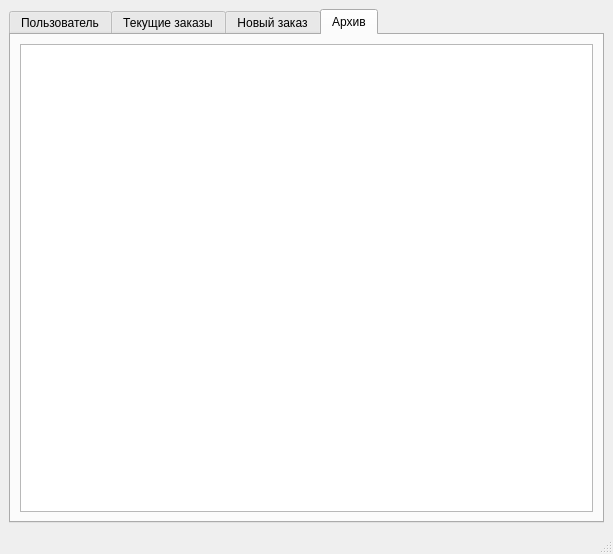
<?xml version="1.0" encoding="UTF-8"?>
<ui version="4.0">
 <class>User</class>
 <widget class="QMainWindow" name="User">
  <property name="geometry">
   <rect>
    <x>0</x>
    <y>0</y>
    <width>613</width>
    <height>554</height>
   </rect>
  </property>
  <property name="windowTitle">
   <string>Заказчик</string>
  </property>
  <property name="windowIcon">
   <iconset>
    <normaloff>../logo/logo.png</normaloff>../logo/logo.png</iconset>
  </property>
  <widget class="QWidget" name="centralwidget">
   <layout class="QGridLayout" name="gridLayout_2">
    <item row="0" column="0">
     <widget class="QTabWidget" name="tabWidget">
      <property name="currentIndex">
       <number>3</number>
      </property>
      <widget class="QWidget" name="tab">
       <attribute name="title">
        <string>Пользователь</string>
       </attribute>
       <layout class="QGridLayout" name="gridLayout_3">
        <item row="8" column="0" colspan="3">
         <layout class="QGridLayout" name="gridLayout_5">
          <item row="1" column="2">
           <widget class="QPushButton" name="pB_save_info">
            <property name="text">
             <string>Сохранить</string>
            </property>
           </widget>
          </item>
          <item row="1" column="1">
           <spacer name="horizontalSpacer_3">
            <property name="orientation">
             <enum>Qt::Horizontal</enum>
            </property>
            <property name="sizeHint" stdset="0">
             <size>
              <width>40</width>
              <height>20</height>
             </size>
            </property>
           </spacer>
          </item>
          <item row="1" column="0">
           <widget class="QLabel" name="label_10">
            <property name="text">
             <string>* Поля, обязательные к заполнению</string>
            </property>
           </widget>
          </item>
         </layout>
        </item>
        <item row="5" column="1">
         <widget class="QPushButton" name="pushButton_change_acc">
          <property name="text">
           <string>Сменить пользователя</string>
          </property>
         </widget>
        </item>
        <item row="1" column="1">
         <spacer name="verticalSpacer">
          <property name="orientation">
           <enum>Qt::Vertical</enum>
          </property>
          <property name="sizeType">
           <enum>QSizePolicy::Expanding</enum>
          </property>
          <property name="sizeHint" stdset="0">
           <size>
            <width>248</width>
            <height>115</height>
           </size>
          </property>
         </spacer>
        </item>
        <item row="4" column="1">
         <layout class="QGridLayout" name="gridLayout">
          <item row="5" column="0">
           <widget class="QLabel" name="label_6">
            <property name="sizePolicy">
             <sizepolicy hsizetype="Fixed" vsizetype="Fixed">
              <horstretch>0</horstretch>
              <verstretch>0</verstretch>
             </sizepolicy>
            </property>
            <property name="maximumSize">
             <size>
              <width>16777215</width>
              <height>16777215</height>
             </size>
            </property>
            <property name="styleSheet">
             <string notr="true"/>
            </property>
            <property name="text">
             <string>Подтверждение пароля</string>
            </property>
            <property name="margin">
             <number>0</number>
            </property>
           </widget>
          </item>
          <item row="1" column="0">
           <widget class="QLabel" name="label_4">
            <property name="sizePolicy">
             <sizepolicy hsizetype="Fixed" vsizetype="Fixed">
              <horstretch>0</horstretch>
              <verstretch>0</verstretch>
             </sizepolicy>
            </property>
            <property name="text">
             <string>Имя*</string>
            </property>
            <property name="alignment">
             <set>Qt::AlignLeading|Qt::AlignLeft|Qt::AlignVCenter</set>
            </property>
           </widget>
          </item>
          <item row="4" column="1">
           <widget class="QLineEdit" name="lineE_passwd">
            <property name="enabled">
             <bool>true</bool>
            </property>
            <property name="sizePolicy">
             <sizepolicy hsizetype="Fixed" vsizetype="Fixed">
              <horstretch>0</horstretch>
              <verstretch>0</verstretch>
             </sizepolicy>
            </property>
            <property name="baseSize">
             <size>
              <width>0</width>
              <height>0</height>
             </size>
            </property>
            <property name="focusPolicy">
             <enum>Qt::StrongFocus</enum>
            </property>
            <property name="styleSheet">
             <string notr="true"/>
            </property>
            <property name="alignment">
             <set>Qt::AlignLeading|Qt::AlignLeft|Qt::AlignVCenter</set>
            </property>
           </widget>
          </item>
          <item row="3" column="0">
           <widget class="QLabel" name="lbl_login">
            <property name="enabled">
             <bool>true</bool>
            </property>
            <property name="sizePolicy">
             <sizepolicy hsizetype="Fixed" vsizetype="Fixed">
              <horstretch>0</horstretch>
              <verstretch>0</verstretch>
             </sizepolicy>
            </property>
            <property name="baseSize">
             <size>
              <width>0</width>
              <height>0</height>
             </size>
            </property>
            <property name="focusPolicy">
             <enum>Qt::NoFocus</enum>
            </property>
            <property name="text">
             <string>Логин</string>
            </property>
            <property name="alignment">
             <set>Qt::AlignLeading|Qt::AlignLeft|Qt::AlignVCenter</set>
            </property>
           </widget>
          </item>
          <item row="2" column="1">
           <widget class="QLineEdit" name="lineEdit_middle_name">
            <property name="sizePolicy">
             <sizepolicy hsizetype="Fixed" vsizetype="Fixed">
              <horstretch>0</horstretch>
              <verstretch>0</verstretch>
             </sizepolicy>
            </property>
            <property name="styleSheet">
             <string notr="true"/>
            </property>
           </widget>
          </item>
          <item row="6" column="0">
           <widget class="QLabel" name="label_2">
            <property name="text">
             <string>Телефон*</string>
            </property>
           </widget>
          </item>
          <item row="1" column="1">
           <widget class="QLineEdit" name="lineEdit_name">
            <property name="sizePolicy">
             <sizepolicy hsizetype="Fixed" vsizetype="Fixed">
              <horstretch>0</horstretch>
              <verstretch>0</verstretch>
             </sizepolicy>
            </property>
            <property name="styleSheet">
             <string notr="true"/>
            </property>
           </widget>
          </item>
          <item row="7" column="0">
           <widget class="QLabel" name="label_7">
            <property name="text">
             <string>Электронная почта*</string>
            </property>
           </widget>
          </item>
          <item row="5" column="1">
           <widget class="QLineEdit" name="lineE_passwd_confirm">
            <property name="sizePolicy">
             <sizepolicy hsizetype="Fixed" vsizetype="Fixed">
              <horstretch>0</horstretch>
              <verstretch>0</verstretch>
             </sizepolicy>
            </property>
            <property name="styleSheet">
             <string notr="true"/>
            </property>
           </widget>
          </item>
          <item row="4" column="0">
           <widget class="QLabel" name="lbl_passwd">
            <property name="enabled">
             <bool>true</bool>
            </property>
            <property name="sizePolicy">
             <sizepolicy hsizetype="Fixed" vsizetype="Fixed">
              <horstretch>0</horstretch>
              <verstretch>0</verstretch>
             </sizepolicy>
            </property>
            <property name="baseSize">
             <size>
              <width>0</width>
              <height>0</height>
             </size>
            </property>
            <property name="focusPolicy">
             <enum>Qt::NoFocus</enum>
            </property>
            <property name="text">
             <string>Новый пароль</string>
            </property>
            <property name="alignment">
             <set>Qt::AlignLeading|Qt::AlignLeft|Qt::AlignVCenter</set>
            </property>
           </widget>
          </item>
          <item row="6" column="1">
           <widget class="QLineEdit" name="lineEdit_phone">
            <property name="sizePolicy">
             <sizepolicy hsizetype="Fixed" vsizetype="Fixed">
              <horstretch>0</horstretch>
              <verstretch>0</verstretch>
             </sizepolicy>
            </property>
           </widget>
          </item>
          <item row="0" column="1">
           <widget class="QLineEdit" name="lineE_surname">
            <property name="sizePolicy">
             <sizepolicy hsizetype="Fixed" vsizetype="Fixed">
              <horstretch>0</horstretch>
              <verstretch>0</verstretch>
             </sizepolicy>
            </property>
            <property name="styleSheet">
             <string notr="true"/>
            </property>
           </widget>
          </item>
          <item row="0" column="0">
           <widget class="QLabel" name="label_3">
            <property name="sizePolicy">
             <sizepolicy hsizetype="Fixed" vsizetype="Fixed">
              <horstretch>0</horstretch>
              <verstretch>0</verstretch>
             </sizepolicy>
            </property>
            <property name="text">
             <string>Фамилия*</string>
            </property>
            <property name="alignment">
             <set>Qt::AlignLeading|Qt::AlignLeft|Qt::AlignVCenter</set>
            </property>
           </widget>
          </item>
          <item row="7" column="1">
           <widget class="QLineEdit" name="lineEdit_email">
            <property name="sizePolicy">
             <sizepolicy hsizetype="Fixed" vsizetype="Fixed">
              <horstretch>0</horstretch>
              <verstretch>0</verstretch>
             </sizepolicy>
            </property>
           </widget>
          </item>
          <item row="2" column="0">
           <widget class="QLabel" name="label_5">
            <property name="sizePolicy">
             <sizepolicy hsizetype="Fixed" vsizetype="Fixed">
              <horstretch>0</horstretch>
              <verstretch>0</verstretch>
             </sizepolicy>
            </property>
            <property name="text">
             <string>Отчество*</string>
            </property>
            <property name="alignment">
             <set>Qt::AlignLeading|Qt::AlignLeft|Qt::AlignVCenter</set>
            </property>
           </widget>
          </item>
          <item row="3" column="1">
           <widget class="QLabel" name="label_login">
            <property name="text">
             <string>...</string>
            </property>
           </widget>
          </item>
         </layout>
        </item>
        <item row="7" column="1">
         <spacer name="verticalSpacer_2">
          <property name="orientation">
           <enum>Qt::Vertical</enum>
          </property>
          <property name="sizeHint" stdset="0">
           <size>
            <width>20</width>
            <height>122</height>
           </size>
          </property>
         </spacer>
        </item>
        <item row="4" column="2">
         <spacer name="horizontalSpacer_2">
          <property name="orientation">
           <enum>Qt::Horizontal</enum>
          </property>
          <property name="sizeHint" stdset="0">
           <size>
            <width>40</width>
            <height>20</height>
           </size>
          </property>
         </spacer>
        </item>
        <item row="4" column="0">
         <spacer name="horizontalSpacer">
          <property name="orientation">
           <enum>Qt::Horizontal</enum>
          </property>
          <property name="sizeHint" stdset="0">
           <size>
            <width>40</width>
            <height>20</height>
           </size>
          </property>
         </spacer>
        </item>
       </layout>
      </widget>
      <widget class="QWidget" name="tab_2">
       <attribute name="title">
        <string>Текущие заказы</string>
       </attribute>
       <layout class="QGridLayout" name="gridLayout_10">
        <item row="0" column="0">
         <widget class="QTableView" name="tableView_cur_orders"/>
        </item>
       </layout>
      </widget>
      <widget class="QWidget" name="tab_4">
       <attribute name="title">
        <string>Новый заказ</string>
       </attribute>
       <layout class="QGridLayout" name="gridLayout_8">
        <item row="0" column="1">
         <spacer name="verticalSpacer_3">
          <property name="orientation">
           <enum>Qt::Vertical</enum>
          </property>
          <property name="sizeHint" stdset="0">
           <size>
            <width>20</width>
            <height>40</height>
           </size>
          </property>
         </spacer>
        </item>
        <item row="1" column="2">
         <spacer name="horizontalSpacer_5">
          <property name="orientation">
           <enum>Qt::Horizontal</enum>
          </property>
          <property name="sizeHint" stdset="0">
           <size>
            <width>40</width>
            <height>20</height>
           </size>
          </property>
         </spacer>
        </item>
        <item row="2" column="1">
         <spacer name="verticalSpacer_4">
          <property name="orientation">
           <enum>Qt::Vertical</enum>
          </property>
          <property name="sizeHint" stdset="0">
           <size>
            <width>20</width>
            <height>40</height>
           </size>
          </property>
         </spacer>
        </item>
        <item row="1" column="1">
         <layout class="QGridLayout" name="gridLayout_6">
          <item row="0" column="0">
           <widget class="QLabel" name="label_8">
            <property name="text">
             <string>Тип изделия</string>
            </property>
           </widget>
          </item>
          <item row="2" column="1">
           <widget class="QComboBox" name="comboBox_route_number">
            <property name="sizePolicy">
             <sizepolicy hsizetype="Preferred" vsizetype="Fixed">
              <horstretch>0</horstretch>
              <verstretch>0</verstretch>
             </sizepolicy>
            </property>
           </widget>
          </item>
          <item row="0" column="1">
           <widget class="QComboBox" name="comboBox_type_product"/>
          </item>
          <item row="5" column="0">
           <widget class="QLabel" name="label_17">
            <property name="text">
             <string>Количество</string>
            </property>
           </widget>
          </item>
          <item row="5" column="1">
           <widget class="QSpinBox" name="spinBox_count">
            <property name="minimum">
             <number>1</number>
            </property>
            <property name="maximum">
             <number>100</number>
            </property>
           </widget>
          </item>
          <item row="1" column="1">
           <widget class="QComboBox" name="comboBox_type_transport"/>
          </item>
          <item row="2" column="0">
           <widget class="QLabel" name="label_13">
            <property name="text">
             <string>Номер маршрута</string>
            </property>
           </widget>
          </item>
          <item row="1" column="0">
           <widget class="QLabel" name="label_12">
            <property name="text">
             <string>Тип транспорта</string>
            </property>
           </widget>
          </item>
         </layout>
        </item>
        <item row="3" column="0" colspan="3">
         <layout class="QGridLayout" name="gridLayout_7">
          <item row="1" column="0">
           <spacer name="horizontalSpacer_6">
            <property name="orientation">
             <enum>Qt::Horizontal</enum>
            </property>
            <property name="sizeHint" stdset="0">
             <size>
              <width>40</width>
              <height>20</height>
             </size>
            </property>
           </spacer>
          </item>
          <item row="1" column="1">
           <widget class="QPushButton" name="pB_save_new_order">
            <property name="text">
             <string>Сохранить</string>
            </property>
           </widget>
          </item>
         </layout>
        </item>
        <item row="1" column="0">
         <spacer name="horizontalSpacer_4">
          <property name="orientation">
           <enum>Qt::Horizontal</enum>
          </property>
          <property name="sizeHint" stdset="0">
           <size>
            <width>40</width>
            <height>20</height>
           </size>
          </property>
         </spacer>
        </item>
       </layout>
      </widget>
      <widget class="QWidget" name="tab_3">
       <attribute name="title">
        <string>Архив</string>
       </attribute>
       <layout class="QGridLayout" name="gridLayout_12">
        <item row="0" column="0">
         <widget class="QTableView" name="tableView_archive"/>
        </item>
       </layout>
      </widget>
     </widget>
    </item>
   </layout>
  </widget>
  <widget class="QMenuBar" name="menubar">
   <property name="geometry">
    <rect>
     <x>0</x>
     <y>0</y>
     <width>613</width>
     <height>21</height>
    </rect>
   </property>
  </widget>
  <widget class="QStatusBar" name="statusbar"/>
 </widget>
 <tabstops>
  <tabstop>tabWidget</tabstop>
  <tabstop>lineE_surname</tabstop>
  <tabstop>lineEdit_name</tabstop>
  <tabstop>lineEdit_middle_name</tabstop>
  <tabstop>lineE_passwd</tabstop>
  <tabstop>lineE_passwd_confirm</tabstop>
  <tabstop>lineEdit_phone</tabstop>
  <tabstop>lineEdit_email</tabstop>
  <tabstop>pushButton_change_acc</tabstop>
  <tabstop>pB_save_info</tabstop>
  <tabstop>tableView_cur_orders</tabstop>
  <tabstop>comboBox_type_product</tabstop>
  <tabstop>comboBox_type_transport</tabstop>
  <tabstop>comboBox_route_number</tabstop>
  <tabstop>spinBox_count</tabstop>
  <tabstop>pB_save_new_order</tabstop>
  <tabstop>tableView_archive</tabstop>
 </tabstops>
 <resources/>
 <connections/>
</ui>
